Frame 1 (no input): blank canvas, image omitted
Frame 60 (no input): blank canvas, image omitted
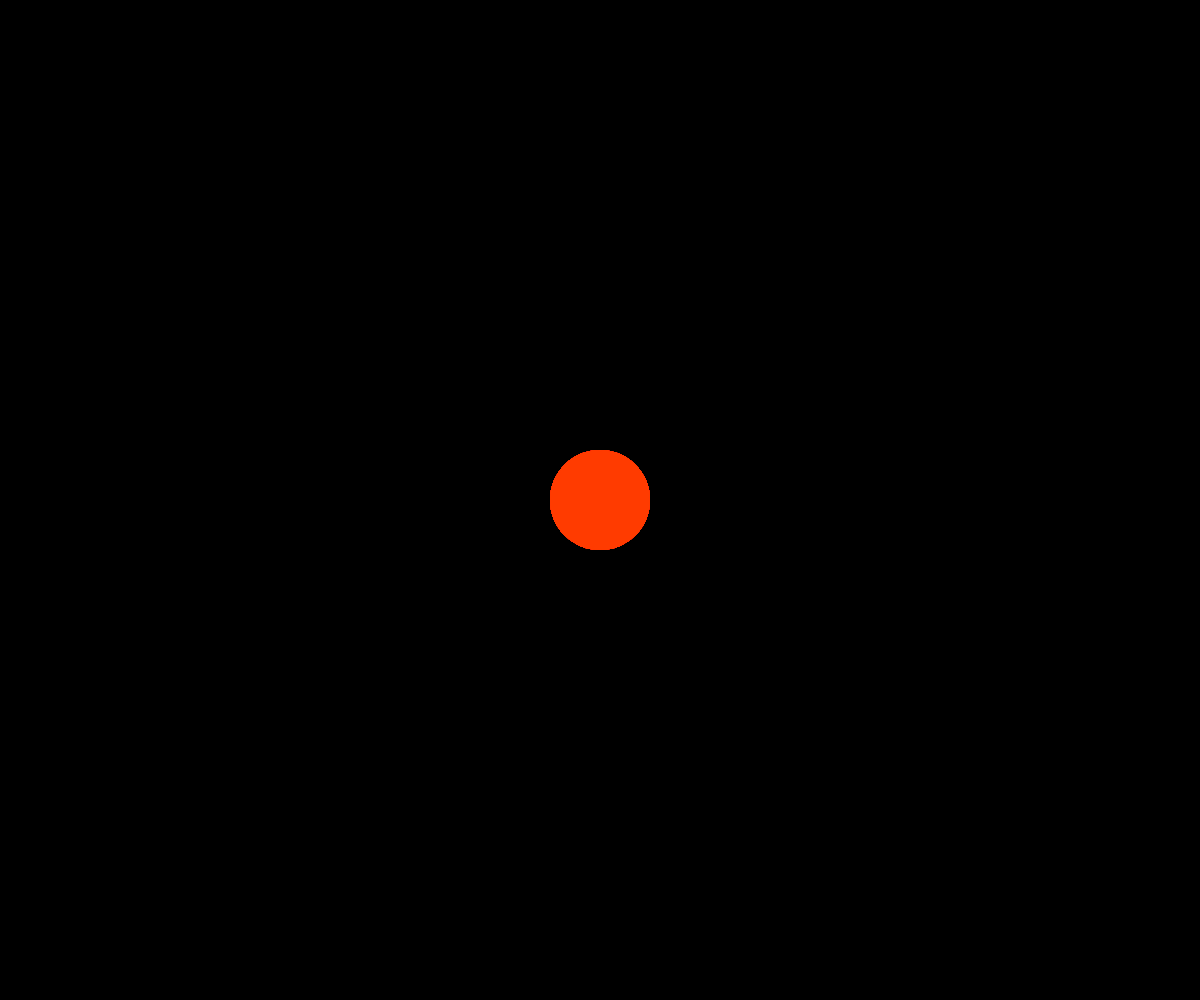
Frame 120 (the mouse pressed at the canvas centre since frame 60)

The p5.js sketch whose frames 1 and 60 were blank and that drew this single picture after the mouse press (run headless with seeded random() and noise() and a simulated clock; from frame 60 on, the mouse is pressed at the canvas centre):

// p5.js sketch
// ── sketch.js
// Project Title
// Your Name
// Date
//
// Extra for Experts:
// - describe what you did to take this project "above and beyond"


function setup() {
  createCanvas(windowWidth, windowHeight);
  background(0);
}
let theColour = 1
let redAmount = 255;
let greenAmount = 0;
let blueAmount = 0;
let changey = 1;
let penSize = 100;
let textSpace = 10;
function draw() {
  if (mouseIsPressed) {
    fill(redAmount, greenAmount, blueAmount);
    noStroke();
    ellipse(mouseX, mouseY, penSize, penSize);

    if (theColour === 1) {
      greenAmount += changey;
      if (greenAmount >= 255) {
        theColour = 2;
      }
    } else if (theColour === 2) {
      redAmount = redAmount - 1;
      if (redAmount <= 0) {
        theColour = 3;
      }
    } else if (theColour === 3){
      blueAmount += changey;
      if (blueAmount >= 255) {
        theColour = 4;
      }
    } else if (theColour === 4) {
      greenAmount = greenAmount - 1;
      if (greenAmount <= 0) {
        theColour = 5;
      }
    }else if (theColour === 5){
      redAmount += changey;
      if (redAmount > 255){
        theColour = 6;
      }
    }else if (theColour === 6){
      blueAmount = blueAmount - 1;
      if (blueAmount <= 0){
        theColour = 1;
      }
    }
  }

  if (keyIsPressed === true) {
    if (keyCode === ENTER) {
      background(0);
      penSize = 100;
      textSpace = 10;
    } else if (keyCode === UP_ARROW){
      penSize = penSize + 2;
    } else if (keyCode === DOWN_ARROW){
      penSize = penSize - 2;
    } else {
      textSize(40);
      fill(210,105,30);
      text(key, textSpace, mouseY,);
      textSpace = textSpace + 40
    } if (penSize < 10) {
      penSize = 10;
    } if (penSize > 500) {
      penSize = 500;
    }
  }
  console.log(greenAmount);
}
